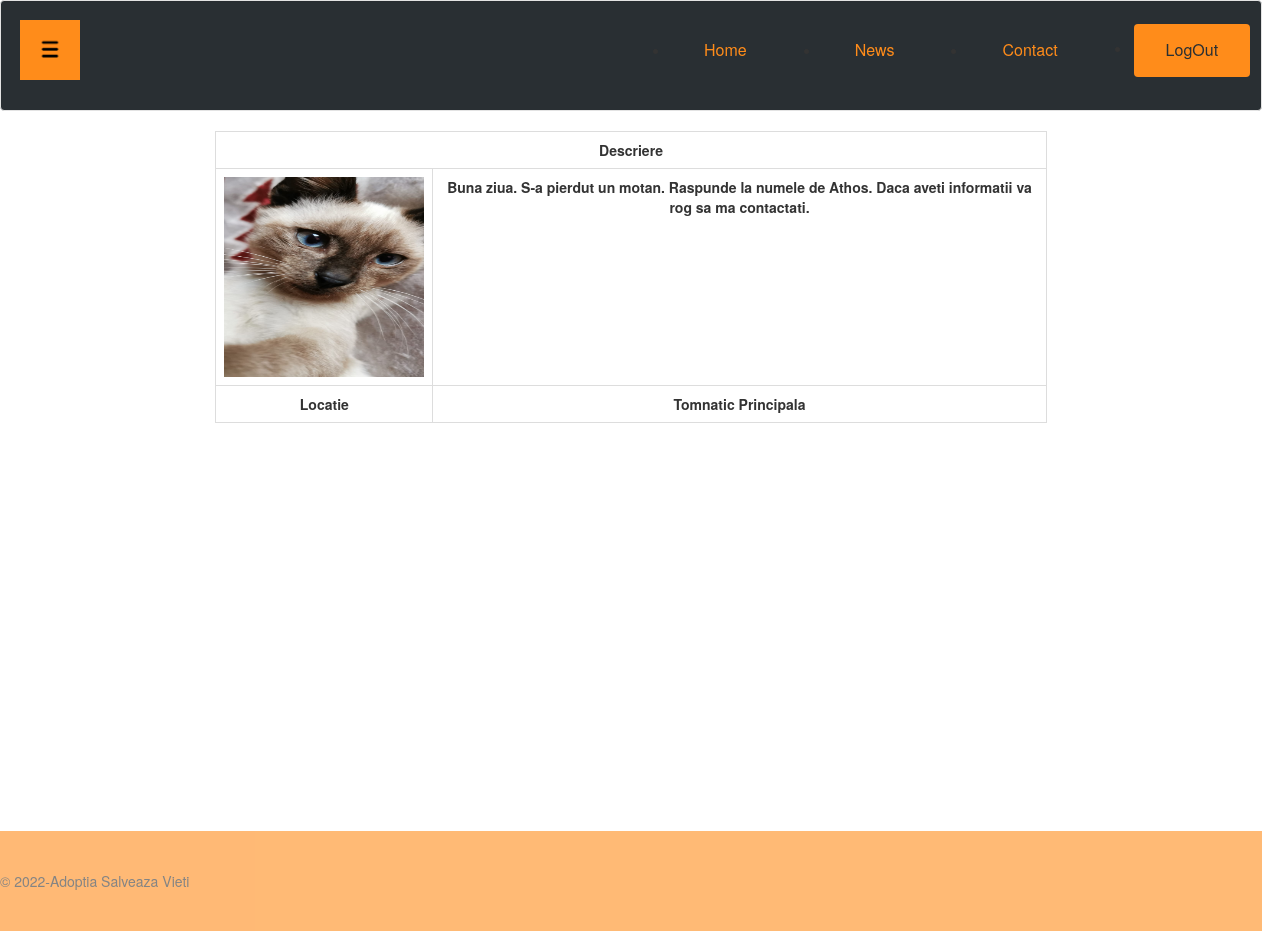
The page /php/vizualizareAnunt.php?id_anunt=3 (signed in) on the database its author committed.
### tables this page shows
CREATE TABLE `anunturi` (
  `id_anunt` varchar(255) NOT NULL,
  `id_utilizator` varchar(255) NOT NULL,
  `titlu` varchar(255) NOT NULL,
  `descriere` varchar(255) NOT NULL,
  `imagine_ref` varchar(255) NOT NULL,
  `tip_anunt` varchar(255) NOT NULL,
  `locatie` varchar(255) NOT NULL
);

### php/vizualizareAnunt.php (the view, shortened to what this page needs)
<?php
if(!isset($_SESSION['id_administrator'])) {
    include("../include/inHeaderUser.php");
}
else{
    include("../include/inHeaderAdmin.php");
    $session_id = $_SESSION["id_administrator"];
    $author = "admin";
}
echo "<link rel='stylesheet' type='text/css' href='../css/admin.css'>";
global $conn;
$id_anunt = $_GET['id_anunt'];
$check_anunturi = $conn->prepare("select * from anunturi where id_anunt=?");
$check_anunturi->execute(array($id_anunt));
$infoAnunt = $check_anunturi->fetch();
?>
    <link rel="stylesheet" type="text/css" href="../css/admin.css">
    <div class="row content">
        <div class="col-sm-2">
        </div>
        <div class="col-sm-8">
            <form action="" method="POST" enctype="multipart/form-data">
                <table class="table table-bordered table-hover">
                    <tr align="center">
                        <td colspan="2">Descriere
                    <tr>
                        <th> <?php
                            if($infoAnunt['imagine_ref'] !== "../incarcari/no_image.jpg"){
                            echo "<img src='" . $infoAnunt['imagine_ref'] . "'style ='width:200px;height:200px''>";}
                            ?>
                        <td><?php
                            echo $infoAnunt['descriere']; ?>
                    <tr>
                        <td>Locatie
                        <td><?php echo $infoAnunt['locatie'] ; ?>
                </table>
            </form>
        </div>
    </div>
<?php
include("../include/footer.php");
?>

### css/admin.css (style rules this page uses)
* { box-sizing: border-box; }
html,body { height: 100%; margin: 0; }
body { background-color:white; }
body.logged { overflow-x: hidden; -webkit-background-size: cover; -moz-background-size: cover; -o-background-size: cover; background-size: cover; }
table.table { background: white; border: none ; border-collapse: collapse; }
.content { min-height: 100%; margin-bottom: -100px; }
td, th { text-align: center; padding: 8px; position: center; }

### php/vizualizareAnunt.php (style rules this page uses)
td { font-weight: bold; }

### rows shown on the page
anunturi: imagine_ref (picture), descriere "Buna ziua. S-a pierdut un motan. Raspunde la numele de Athos. Daca aveti informatii va rog sa ma contactati.", locatie "Tomnatic Principala"
